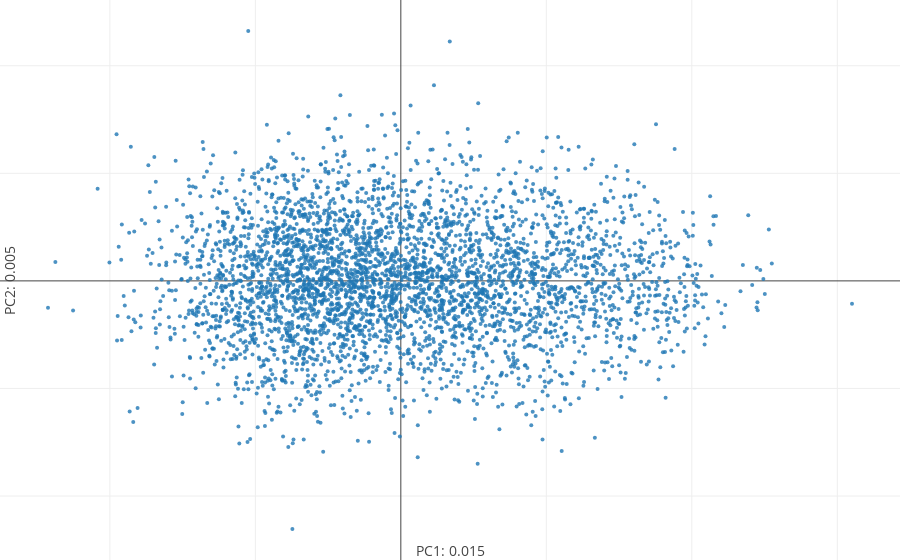

Notebook code for this chart:
### Code cell
fig_data= [go.Scatter(
        x = features_vectors[:,0],
        y = features_vectors[:,1],
        mode= "markers",
        text= ['a: {}; b: {}, L: {}; index = {}'.format(background_1[k,0],background_1[k,1],background_1[k,2], k) for k in range(background_1.shape[0])],
        marker= {
        'line': {'width': 0},
        'size': 4,
        'symbol': 'circle',
      "opacity": .8
      }
    )]


layout = go.Layout(
    margin=dict(
        l=0,
        r=0,
        b=0,
        t=0
    ),
    yaxis=dict(
        title='PC2: {}'.format(round(var_comps[1],3))),
    xaxis=dict(
    title= 'PC1: {}'.format(round(var_comps[0],3)))
)



fig = go.Figure(data=fig_data, layout=layout)
iplot(fig)

### Figure 1 — Plotly figure (JSON) as saved in the notebook; plotly's stock layout.template omitted (floating-point values rounded to 4 significant figures; data arrays with more than 128 entries replaced by an {"elided": "..."} marker saying what was removed)
{"data": [{"marker": {"line": {"width": 0}, "opacity": 0.8, "size": 4, "symbol": "circle"}, "mode": "markers", "text": {"elided": "4000 str values"}, "type": "scatter", "uid": "8cb3fa77-fec5-48bc-bf21-fe5895c51076", "x": {"elided": "4000 float values"}, "y": {"elided": "4000 float values"}}], "layout": {"margin": {"b": 0, "l": 0, "r": 0, "t": 0}, "xaxis": {"title": "PC1: 0.015"}, "yaxis": {"title": "PC2: 0.005"}}}
